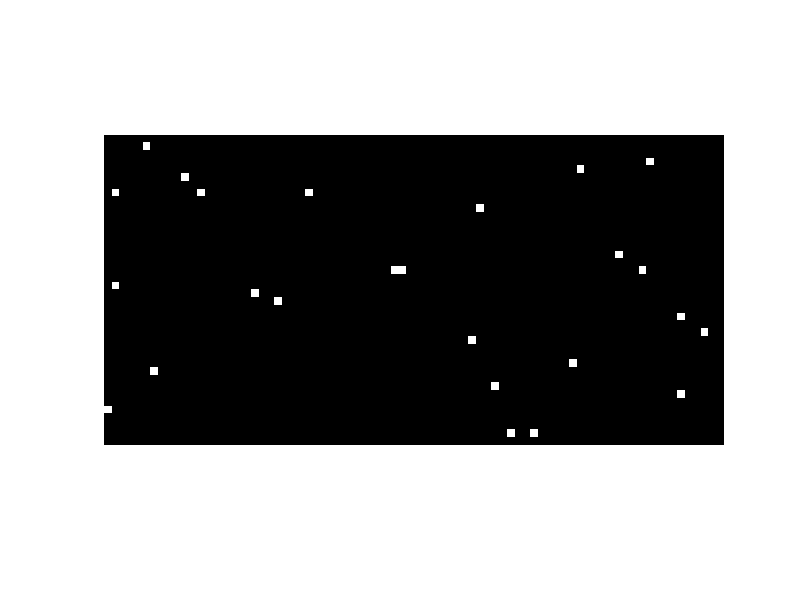
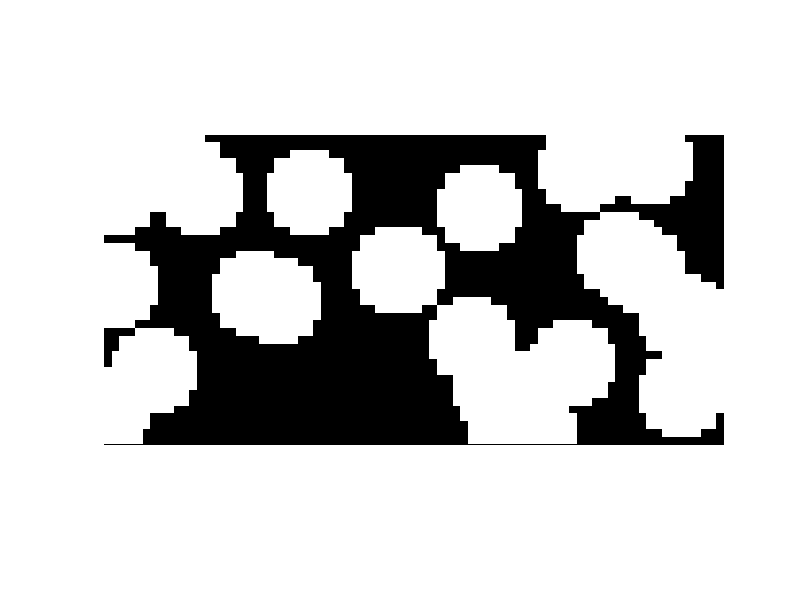

Write MATLAB code to recreate these figures, in order.
clear
grid = randi([1 100], 40, 80);
grid(grid>1) = 0;
figure(1)
imshow(grid)

r = 5;

h = fspecial('disk', r);
h(h>0) = 1;

disktime = zeros(1,100);
for i = 1:100
    tic
    inflated1 = imfilter(grid, h);
    inflated1(inflated1 > 1) = 1;
    disktime(i) = toc;
end
mean(disktime)

figure(2)
imshow(inflated1)
